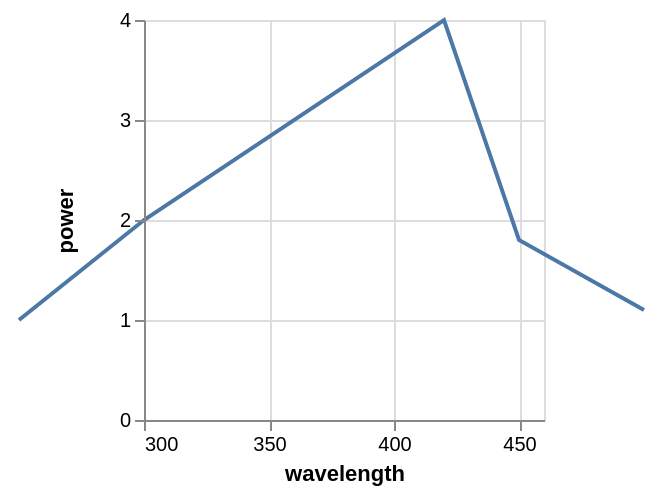

The Vega-Lite source for this figure:
### Vega specification from a JSON file in a GitHub repository (floating-point values rounded to 4 significant figures)
{"$schema": "https://vega.github.io/schema/vega/v4.json", "autosize": "pad", "padding": 5, "width": 200, "height": 200, "style": "cell", "data": [{"name": "source_0", "values": [{"wavelength": 250, "power": 1}, {"wavelength": 300, "power": 2}, {"wavelength": 420, "power": 4}, {"wavelength": 450, "power": 1.8}, {"wavelength": 500, "power": 1.1}]}, {"name": "data_0", "source": "source_0", "transform": [{"type": "formula", "expr": "toNumber(datum[\"wavelength\"])", "as": "wavelength"}, {"type": "formula", "expr": "toNumber(datum[\"power\"])", "as": "power"}]}], "marks": [{"name": "marks", "type": "line", "style": ["line"], "sort": {"field": "datum[\"wavelength\"]", "order": "descending"}, "from": {"data": "data_0"}, "encode": {"update": {"stroke": {"value": "#4c78a8"}, "x": {"scale": "x", "field": "wavelength"}, "y": {"scale": "y", "field": "power"}, "defined": {"signal": "datum[\"wavelength\"] !== null && !isNaN(datum[\"wavelength\"]) && datum[\"power\"] !== null && !isNaN(datum[\"power\"])"}}}}], "scales": [{"name": "x", "type": "linear", "domain": [300, 450], "range": [0, {"signal": "width"}], "nice": true, "zero": false}, {"name": "y", "type": "linear", "domain": {"data": "data_0", "field": "power"}, "range": [{"signal": "height"}, 0], "nice": true, "zero": true}], "axes": [{"scale": "x", "orient": "bottom", "grid": false, "title": "wavelength", "labelFlush": true, "labelOverlap": true, "tickCount": {"signal": "ceil(width/40)"}, "zindex": 1}, {"scale": "x", "orient": "bottom", "grid": true, "tickCount": {"signal": "ceil(width/40)"}, "gridScale": "y", "domain": false, "labels": false, "maxExtent": 0, "minExtent": 0, "ticks": false, "zindex": 0}, {"scale": "y", "orient": "left", "grid": false, "title": "power", "labelOverlap": true, "tickCount": {"signal": "ceil(height/40)"}, "zindex": 1}, {"scale": "y", "orient": "left", "grid": true, "tickCount": {"signal": "ceil(height/40)"}, "gridScale": "x", "domain": false, "labels": false, "maxExtent": 0, "minExtent": 0, "ticks": false, "zindex": 0}], "config": {"axisY": {"minExtent": 30}}}
